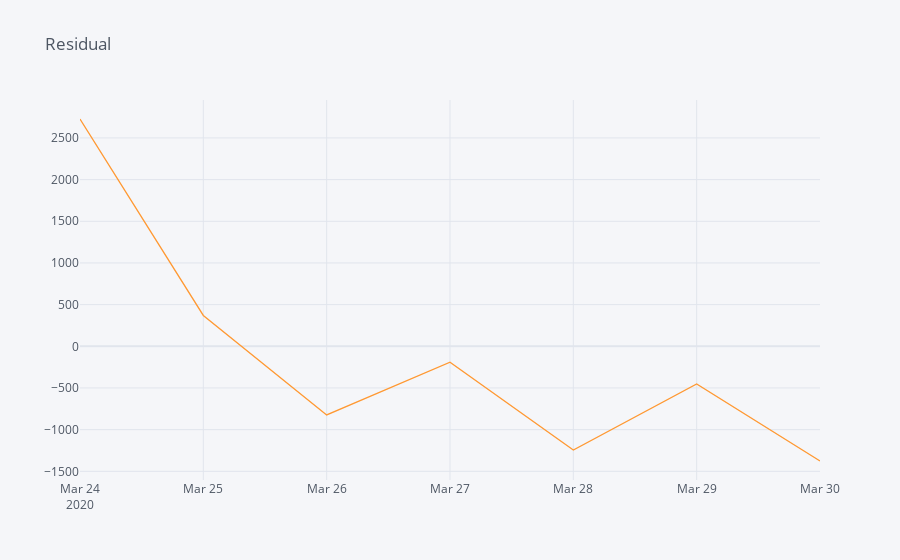

Notebook cell for this chart:
### Code cell
reg2(7, "forcasting").resta.iplot(title = "Residual")

### Figure 1 — Plotly figure (JSON) as saved in the notebook; plotly's stock layout.template omitted (floating-point values rounded to 4 significant figures)
{"data": [{"line": {"color": "rgba(255, 153, 51, 1.0)", "dash": "solid", "shape": "linear", "width": 1.3}, "mode": "lines", "name": "resta", "text": "", "type": "scatter", "x": ["2020-03-24", "2020-03-25", "2020-03-26", "2020-03-27", "2020-03-28", "2020-03-29", "2020-03-30"], "y": [2727.0, 370.0, -823.1, -191.4, -1244.0, -451.8, -1376.0]}], "layout": {"legend": {"bgcolor": "#F5F6F9", "font": {"color": "#4D5663"}}, "paper_bgcolor": "#F5F6F9", "plot_bgcolor": "#F5F6F9", "title": {"font": {"color": "#4D5663"}, "text": "Residual"}, "xaxis": {"gridcolor": "#E1E5ED", "showgrid": true, "tickfont": {"color": "#4D5663"}, "title": {"font": {"color": "#4D5663"}, "text": ""}, "zerolinecolor": "#E1E5ED"}, "yaxis": {"gridcolor": "#E1E5ED", "showgrid": true, "tickfont": {"color": "#4D5663"}, "title": {"font": {"color": "#4D5663"}, "text": ""}, "zerolinecolor": "#E1E5ED"}}}
